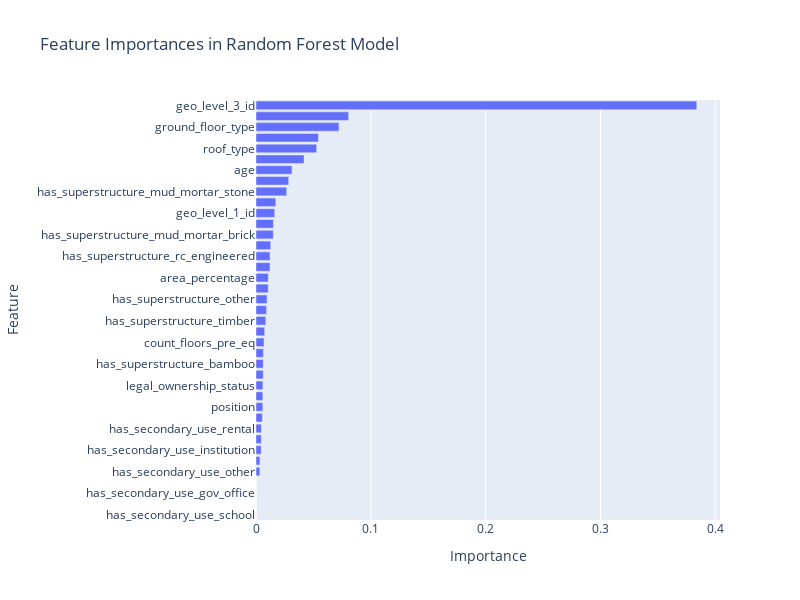

Write notebook code for a chart like this one.
### Code cell
import plotly.graph_objects as go

# Extract feature importances from the random forest model
feature_importances = xg_clf.named_steps['model'].feature_importances_

# Combine feature importances with their corresponding feature names
# This requires a bit of manipulation since you have a ColumnTransformer
# Assuming 'categorical_columns' and 'numerical_columns' are lists of feature names
features = categorical_columns + numerical_columns
sorted_idx = feature_importances.argsort()

# Create a bar plot
fig = go.Figure([go.Bar(x=feature_importances[sorted_idx], y=[features[i] for i in sorted_idx], orientation='h')])

# Update layout
fig.update_layout(title='Feature Importances in Random Forest Model',
                  xaxis_title='Importance',
                  yaxis_title='Feature',
                  yaxis={'categoryorder':'total ascending'},
                  height=600, width=800)

# Show the plot
fig.show()

### Figure 1 — Plotly figure (JSON) as saved in the notebook; plotly's stock layout.template omitted (floating-point values rounded to 4 significant figures)
{"data": [{"orientation": "h", "type": "bar", "x": [0, 0, 0, 0, 0.00336, 0.003411, 0.004499, 0.004637, 0.004682, 0.005514, 0.005913, 0.005961, 0.006022, 0.006327, 0.006335, 0.006472, 0.007005, 0.007549, 0.008501, 0.009203, 0.009668, 0.01063, 0.01066, 0.01221, 0.01224, 0.01283, 0.01508, 0.01519, 0.0163, 0.01727, 0.02672, 0.02851, 0.03136, 0.04183, 0.05286, 0.05438, 0.07228, 0.08068, 0.3839], "y": ["has_secondary_use_school", "has_secondary_use_use_police", "has_secondary_use_gov_office", "has_secondary_use_health_post", "has_secondary_use_other", "land_surface_condition", "has_secondary_use_institution", "has_secondary_use_hotel", "has_secondary_use_rental", "has_secondary_use_industry", "position", "height_percentage", "legal_ownership_status", "has_superstructure_rc_non_engineered", "has_superstructure_bamboo", "has_secondary_use_agriculture", "count_floors_pre_eq", "plan_configuration", "has_superstructure_timber", "volume_percentage", "has_superstructure_other", "has_superstructure_cement_mortar_stone", "area_percentage", "has_superstructure_stone_flag", "has_superstructure_rc_engineered", "has_superstructure_adobe_mud", "has_superstructure_mud_mortar_brick", "count_families", "geo_level_1_id", "has_secondary_use", "has_superstructure_mud_mortar_stone", "has_superstructure_cement_mortar_brick", "age", "geo_level_2_id", "roof_type", "other_floor_type", "ground_floor_type", "foundation_type", "geo_level_3_id"]}], "layout": {"height": 600, "title": {"text": "Feature Importances in Random Forest Model"}, "width": 800, "xaxis": {"title": {"text": "Importance"}}, "yaxis": {"categoryorder": "total ascending", "title": {"text": "Feature"}}}}
